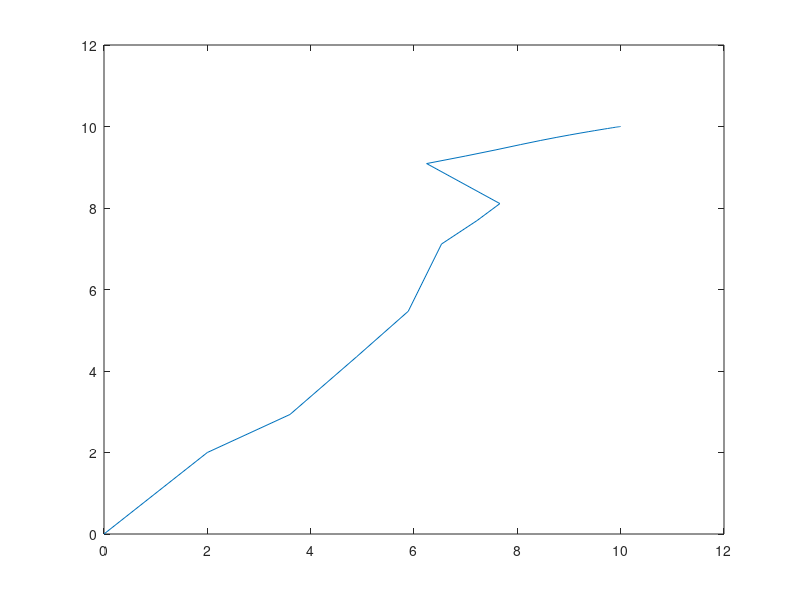

This chart was generated by the following MATLAB code:
% potField1.m
%
% Author: Dylan Wallace
%
% This is a simple Matlab program to visualize the Potential Fields Path Planning technique.

T = 0.1;
rho0 = 3;
nAttract = 2;
nRepulse = 1;
xObstacle = [2,6,8];
yObstacle = [2.5,5,8];
xTarget = 10;
yTarget = 10;
x = 0;
y = 0;

for i = 2:100 % Run algorithm for 100 sample periods
  % Distance to an obstacle (Eqn 8)
  for j = 1:3
    rho(j) = sqrt( ((yObstacle(j)-y(i-1))^2) + ((xObstacle(j)-x(i-1))^2) );
    % Calculate gradient (Eqns 11 and 13)
    if rho(j) < rho0
      ur_x(j) = nRepulse*(xObstacle(j)-x(i-1))*((1/rho(j))-(1/rho0))/(rho(j)^3);
      ur_y(j) = nRepulse*(yObstacle(j)-y(i-1))*((1/rho(j))-(1/rho0))/(rho(j)^3);
    else
      ur_x(j) = 0;
      ur_y(j) = 0;
    endif
  endfor
  % Calculate new robot position (Eqns 15 and 16)
  x(i) = x(i-1)-T*nAttract*(x(i-1)-xTarget)-T*ur_x(1)-T*ur_x(2)-T*ur_x(3);
  y(i) = y(i-1)-T*nAttract*(y(i-1)-yTarget)-T*ur_y(1)-T*ur_y(2)-T*ur_y(3);
endfor

plot(x, y);
